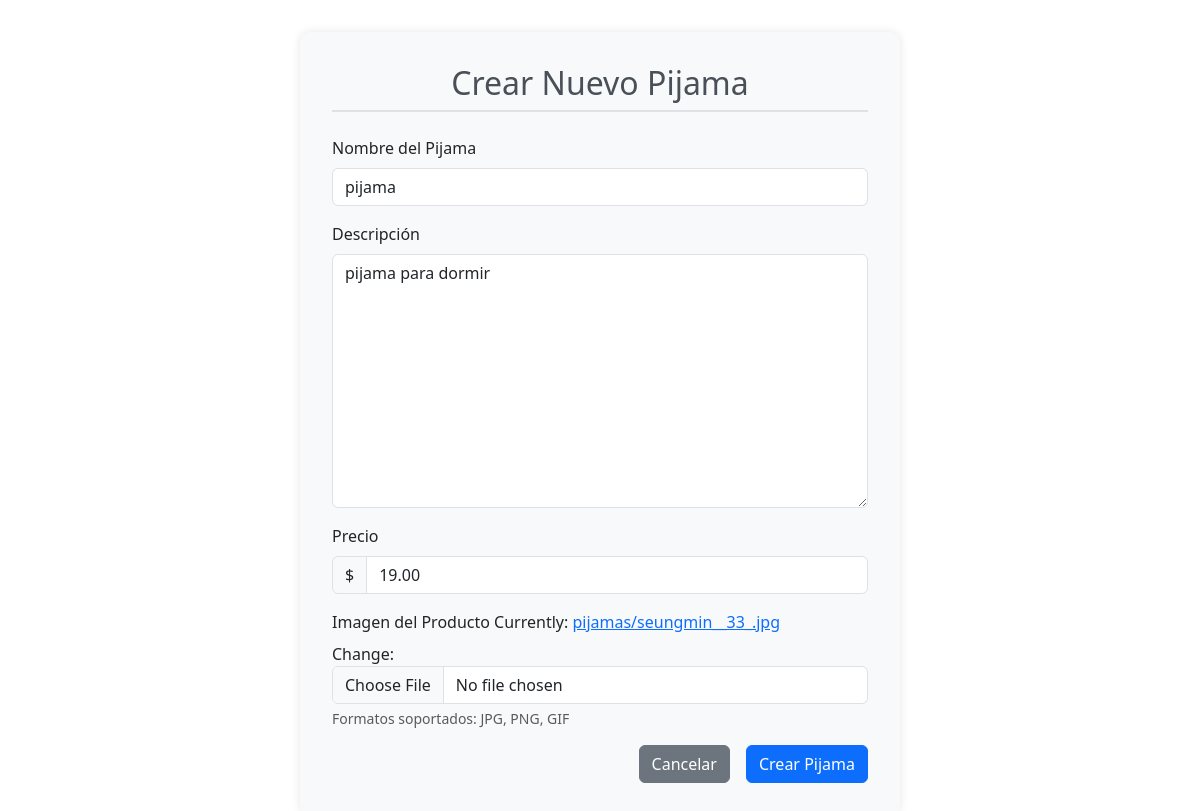
The page /product/3/update/ on the database as committed earlier.
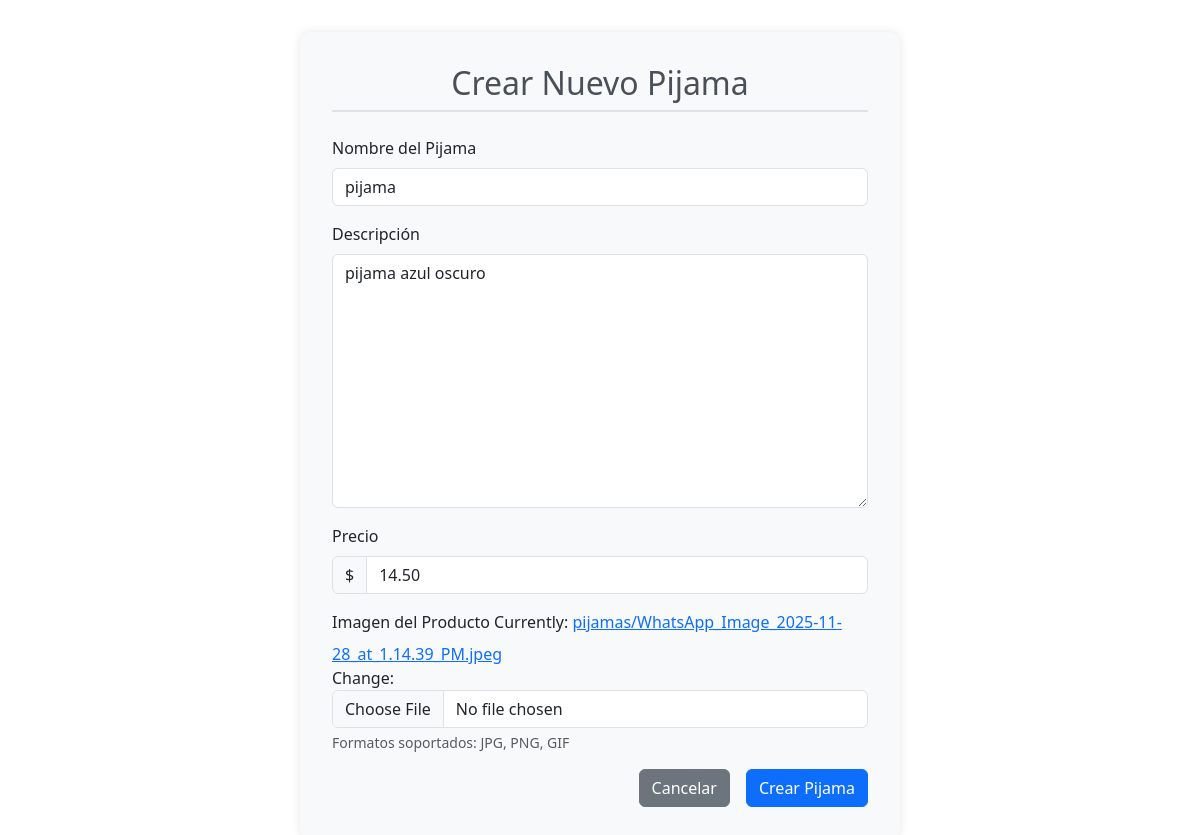
The same page on the database as committed later.
### products/models.py (models this page shows, shortened)
class Pijama(models.Model):
    nombre = models.CharField(
        max_length=100,
        verbose_name="Nombre del pijama"
    )
    descripcion = models.TextField(
        verbose_name="Descripción",
        help_text="Describe las características del pijama"
    )
    precio = models.DecimalField(
        max_digits=10,
        decimal_places=2,
        validators=[MinValueValidator(0)],
        verbose_name="Precio"
    )
    imagen = models.ImageField(
        upload_to='pijamas/',
        verbose_name="Imagen del pijama",
        help_text="Sube una imagen del pijama"
    )
    fecha_creacion = models.DateTimeField(
        auto_now_add=True,
        verbose_name="Fecha de creación"
    )
    disponible = models.BooleanField(
        default=True,
        verbose_name="Disponible"
    )
    class Meta:
        verbose_name = "Pijama"
        verbose_name_plural = "Pijamas"
        ordering = ['-fecha_creacion']

### products/views.py (the view)
# urls.py: path('product/<int:pk>/update/', PijamaUpdateView.as_view(), name='pijama_update'),
class PijamaUpdateView(UpdateView):
    model = Pijama
    template_name = 'create_product.html'
    success_url = reverse_lazy('lista_productos')  # Ajusta este nombre de URL
    fields = [
        'nombre',
        'descripcion',
        'precio',
        'imagen',
        'disponible',
    ]

### template/create_product.html (shortened to what this page needs)
<!DOCTYPE html>
<html lang="es">
<head>
    <link href="https://cdn.jsdelivr.net/npm/bootstrap@5.3.0/dist/css/bootstrap.min.css" rel="stylesheet">
</head>
<body>
    <div class="container">
        <div class="form-container">
            <h2 class="form-title text-center">Crear Nuevo Pijama</h2>
            <form method="post" enctype="multipart/form-data">
                <div class="mb-3">
                    <label for="{{ form.nombre.id_for_label }}" class="form-label">Nombre del Pijama</label>
                    {{ form.nombre }}
                </div>
                <div class="mb-3">
                    <label for="{{ form.descripcion.id_for_label }}" class="form-label">Descripción</label>
                    {{ form.descripcion }}
                </div>
                <div class="mb-3">
                    <label for="{{ form.precio.id_for_label }}" class="form-label">Precio</label>
                    <div class="input-group">
                        <span class="input-group-text">$</span>
                        {{ form.precio }}
                    </div>
                </div>
                <div class="mb-3">
                    <label for="{{ form.imagen.id_for_label }}" class="form-label">Imagen del Producto</label>
                    {{ form.imagen }}
                    <div class="form-text">Formatos soportados: JPG, PNG, GIF</div>
                </div>
                <div class="d-grid gap-2 d-md-flex justify-content-md-end">
                    <a href="{% url 'lista_productos' %}" class="btn btn-secondary me-md-2">Cancelar</a>
                    <button type="submit" class="btn btn-primary">Crear Pijama</button>
                </div>
            </form>
        </div>
    </div>
</body>
</html>

Rows that differ between the two databases and show on the page:
changed Pijama "pijama": descripcion "pijama para dormir" → "pijama azul oscuro"; precio "19.00" → "14.50"
Other text that changed with them:
text no longer shown: "Currently: pijamas/seungmin__33_.jpg Change:"
text now shown: "Currently: pijamas/WhatsApp_Image_2025-11-28_at_1.14.39_PM.jpeg Change:"
